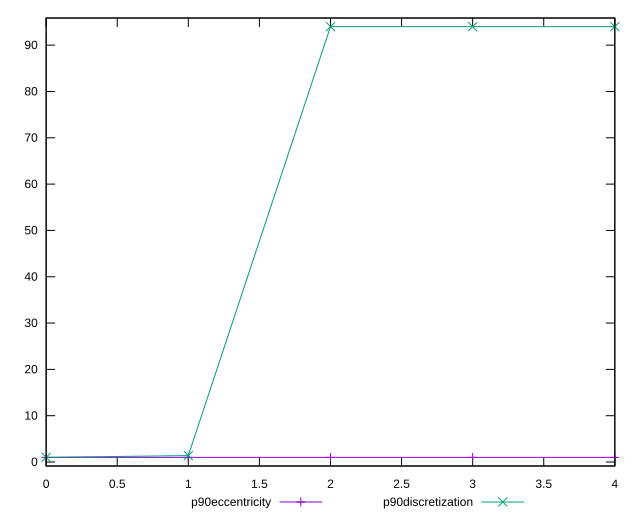

This chart was generated by the following gnuplot code:
reset

$p90Eccentricity <<EOF
0 1.0000000000000002
1 1.0000000000000004
2 1
3 1
4 1
EOF

$p90Discretization <<EOF
0 1.010752688172043
1 1.3823529411764706
2 94
3 94
4 94
EOF

set key outside below
set xrange [0:4]
set yrange [-0.8600000000000001:95.86]
set trange [-0.8600000000000001:95.86]
set terminal svg size 640, 520 enhanced background rgb 'white'
set output "report_00022_2021-02-20T12:08:46.964Z/estimated-input-latency/progression/eccentricity.svg"

plot $p90Eccentricity title "p90eccentricity" with linespoints, \
     $p90Discretization title "p90discretization" with linespoints

reset
